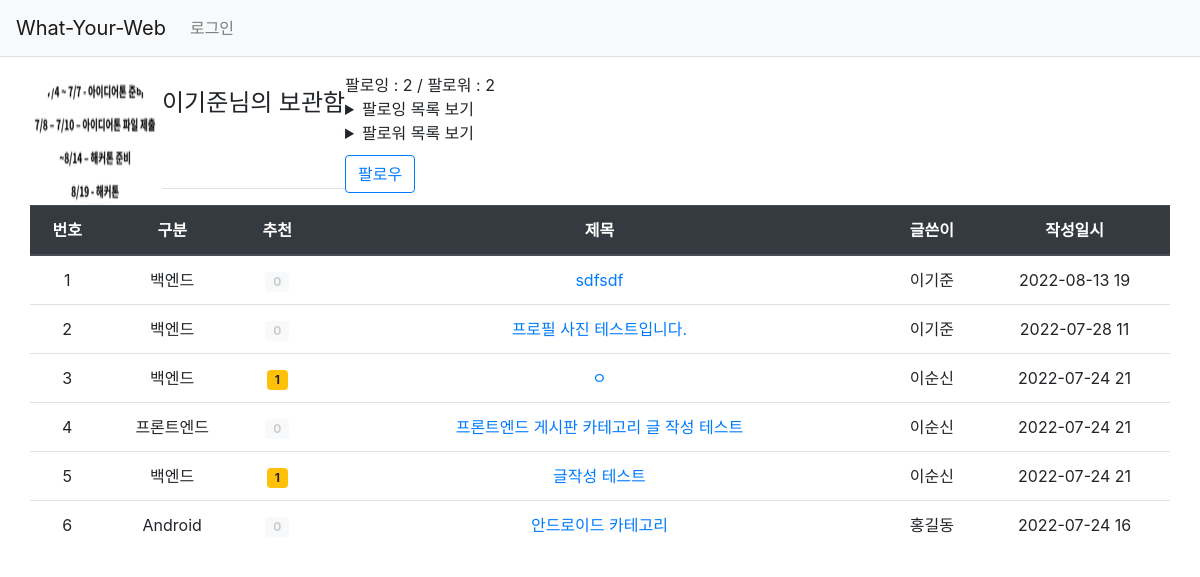
/account/profile/scrap/1/, run on the app's committed database.
### account/models.py (models this page shows, shortened)
class User(AbstractBaseUser):
    email = models.EmailField(
        verbose_name='email',
        max_length=255,
        unique=True,
    )
    date_of_birth = models.DateField()
    is_active = models.BooleanField(default=True)
    is_admin = models.BooleanField(default=False)
    favorites_1 = models.CharField(max_length= 200, choices = favorites_list, default='')
    favorites_2 = models.CharField(max_length= 200, choices = favorites_list, default='')
    name = models.CharField(max_length= 200, default='')
    image = models.ImageField(upload_to='media/')
    followings = models.ManyToManyField('self', symmetrical=False, related_name='followers')
    objects = UserManager()
    USERNAME_FIELD = 'email'
    REQUIRED_FIELDS = ['date_of_birth','favorites_1','favorites_2','name','image']

class Profile(models.Model):
    user = models.OneToOneField(User, on_delete=models.CASCADE)
    avatar = models.ImageField(default='media/button.png', upload_to='media/')

### wyw/models.py (models this page shows, shortened)
class Posting(models.Model):
    author = models.ForeignKey(User, on_delete=models.CASCADE, related_name='author_question')
    author_avatar = models.ForeignKey(Profile, on_delete=models.CASCADE, related_name='author_question')
    modify_date = models.DateTimeField(null=True, blank=True)
    subject = models.CharField(max_length=200)
    content = models.TextField()
    create_date = models.DateTimeField()
    voter = models.ManyToManyField(User, related_name='voter_question')  # 추천인 추가
    category = models.ForeignKey(Category, on_delete=models.CASCADE, related_name='category_posting')
    scraper = models.ManyToManyField(User, related_name='scrap_posting')  # through는 연결할 모델을 의미한다.
    scrap_counter = models.IntegerField(default=0)  # 불필요한 연산 없이 진행하기 위해.
    logo = models.URLField(max_length=200)

class Category(models.Model):
    name = models.CharField(max_length=20, unique=True)
    description = models.CharField(max_length=200, null=True, blank=True)
    has_comment = models.BooleanField(default=True)  # 답변가능 여부

### account/views.py (the view)
# urls.py: path('profile/scrap/<int:user_id>/', views.ProfileVoteListView.as_view(template_name='wyw/profile_scrap.html'), name='profile_scrap'),
class ProfileVoteListView(ProfileObjectListView):
    template_name = 'wyw/profile_scrap.html'
    def get_queryset(self):
        self.profile_user = get_object_or_404(User, pk=self.kwargs['user_id'])
        posting_list = self.profile_user.scrap_posting.all()
        _queryset = sorted(
            chain(posting_list),
            key=lambda obj: obj.create_date,
            reverse=True,
        )
        return _queryset
    def get_context_data(self, **kwargs):
        context = ListView.get_context_data(self, **kwargs)
        context.update({
            'profile_user': self.profile_user,
        })
        return context

### templates/wyw/profile_scrap.html (shortened to what this page needs)
{% extends 'base.html' %}
{% block content %}
<div class="container my-3">
    <div class="row">
        <img class="bd-placeholder-img rounded-circle" height=132 width=132 src="{{ profile_user.profile.avatar.url }}"/>
<h4 class="border-bottom pb-2 my-3">{{ profile_user.name }}님의 보관함</h4>
<div>
    <div>
      팔로잉 : {{ profile_user.followings.count }} / 팔로워 : {{ profile_user.followers.count }}
    </div>
    <details>
        <summary>팔로잉 목록 보기</summary>
     </details>
     <details>
        <summary>팔로워 목록 보기</summary>
     </details>
    {% if user != profile_user %}
      <div>
        <form action="{% url 'account:follow' profile_user.id %}" method='POST'>
          {% if user in profile_user.followers.all %}
            <input type="submit" class="btn btn-outline-danger" value='팔로우 취소'>
          {% else %}
            <input type="submit" class="btn btn-outline-primary"  value='팔로우'>
          {% endif %}
        </form>
      </div>
    {% endif %}
  </div>
<table class="table">
    <thead>
        <tr class="text-center thead-dark">
            <th>번호</th>
            <th>구분</th>
            <th>추천</th>
            <th style="width:50%">제목</th>
            <th>글쓴이</th>
            <th>작성일시</th>
        </tr>
    </thead>
    <tbody>
    {% if page_obj %}
    {% for object in page_obj %}
    <tr class="text-center">
        <td>{{ forloop.counter }}</td>
        <td>{{ object.category.description }}</td>
        <td>
            {% if object.voter.count > 0 %}
                <span class="badge badge-warning px-2 py-1">{{ object.voter.count }}</span>
            {% else %}
                <span class="badge badge-light px-2 py-1" style="color:#ccc;">0</span>
            {% endif %}
        </td>
        <td class="text-center">
            {% if object.subject %}
                <a href="{% url 'wyw:detail' object.id %}">{{ object.subject }}</a>
            {% else %}
                <a href="{% url 'wyw:detail' object.id %}">{{ object.content }}</a>
            {% endif %}
        </td>
        <td>{{ object.author.name }}</td>
        <td>{{ object.create_date|date:'Y-m-d H' }}</td>
    </tr>
    {% endfor %}
    {% else %}
    <tr>
        <td colspan="3">보관함에 담긴 글이 없습니다.</td>
    </tr>
    {% endif %}
    </tbody>
</table>
</div>
</div>
{% endblock %}

### static/style.css (style rules this page uses)
input[type=submit] { margin-top:10px; }

### data on the page
User: profile.avatar (picture), name "이기준", followings.count "2", followers.count "2"
Posting: category.description "백엔드", shows "0", subject "sdfsdf", author.name "이기준", create_date "2022-08-13 19"
Posting: category.description "백엔드", shows "0", subject "프로필 사진 테스트입니다.", author.name "이기준", create_date "2022-07-28 11"
Posting: category.description "백엔드", voter.count "1", subject "ㅇ", author.name "이순신", create_date "2022-07-24 21"
Posting: category.description "프론트엔드", shows "0", subject "프론트엔드 게시판 카테고리 글 작성 테스트", author.name "이순신", create_date "2022-07-24 21"
Posting: category.description "백엔드", voter.count "1", subject "글작성 테스트", author.name "이순신", create_date "2022-07-24 21"
Posting: category.description "Android", shows "0", subject "안드로이드 카테고리", author.name "홍길동", create_date "2022-07-24 16"
